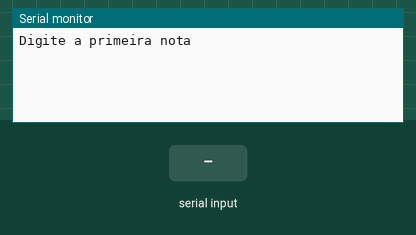
Recording of a sketch running on a simulated Arduino Uno, built with avr-gcc and run on an emulated ATmega328P. Shown: the last lines printed to the serial monitor. Inputs (shaded band) come from the test bench.

Above: at 1.2 s.
1.3 s: "90,45,200\n" received over Serial
At 2.7 s:
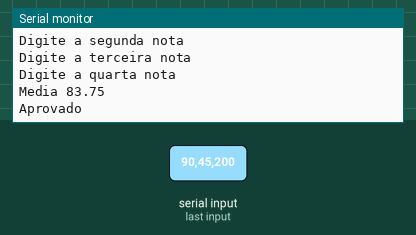
2.8 s: "90,45,200,10\n" received over Serial
At 10.1 s:
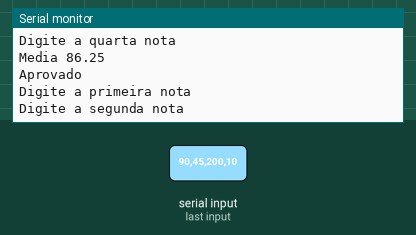

Measured:
- after the input at 1.3 s, the serial monitor: prints a new line at once (image 1)
- after the input at 2.8 s, the serial monitor: prints a new line after 2.6 s (image 2)

The sketch:

condi_oes_ex151.ino
```cpp
/*Faça um programa que receba 4 notas de um aluno, calcule e imprima a média
aritmética das notas e a mensagem de APROVADO para média superior ou igual a
7,0 RECUPERAÇÃO para notas entre 5.0 e 7,0 ou a mensagem de REPROVADO
para média inferior a 5,0.*/

// C++ code
//Variaveis
float n1,n2,n3,n4, media = 0;

void setup()
{
  Serial.begin(9600);
}

void loop()
{
 Serial.println("Digite a primeira nota");
  while(! Serial.available());
  n1 = Serial.parseFloat();

   Serial.println("Digite a segunda nota");
  while(! Serial.available());
  n2 = Serial.parseFloat();

   Serial.println("Digite a terceira nota");
  while(! Serial.available());
  n3 = Serial.parseFloat();

   Serial.println("Digite a quarta nota");
  while(! Serial.available());
  n4 = Serial.parseFloat();

  media = (n1+n2+n3+n4)/ 4;
  Serial.println("Media " + String(media));

  if(media >= 7){
    Serial.println("Aprovado");

  }else if(media >= 5){
    Serial.println("Recuperacao");

  }else{
    Serial.println("Reprovado");
  }

  delay(3000);
}
```
